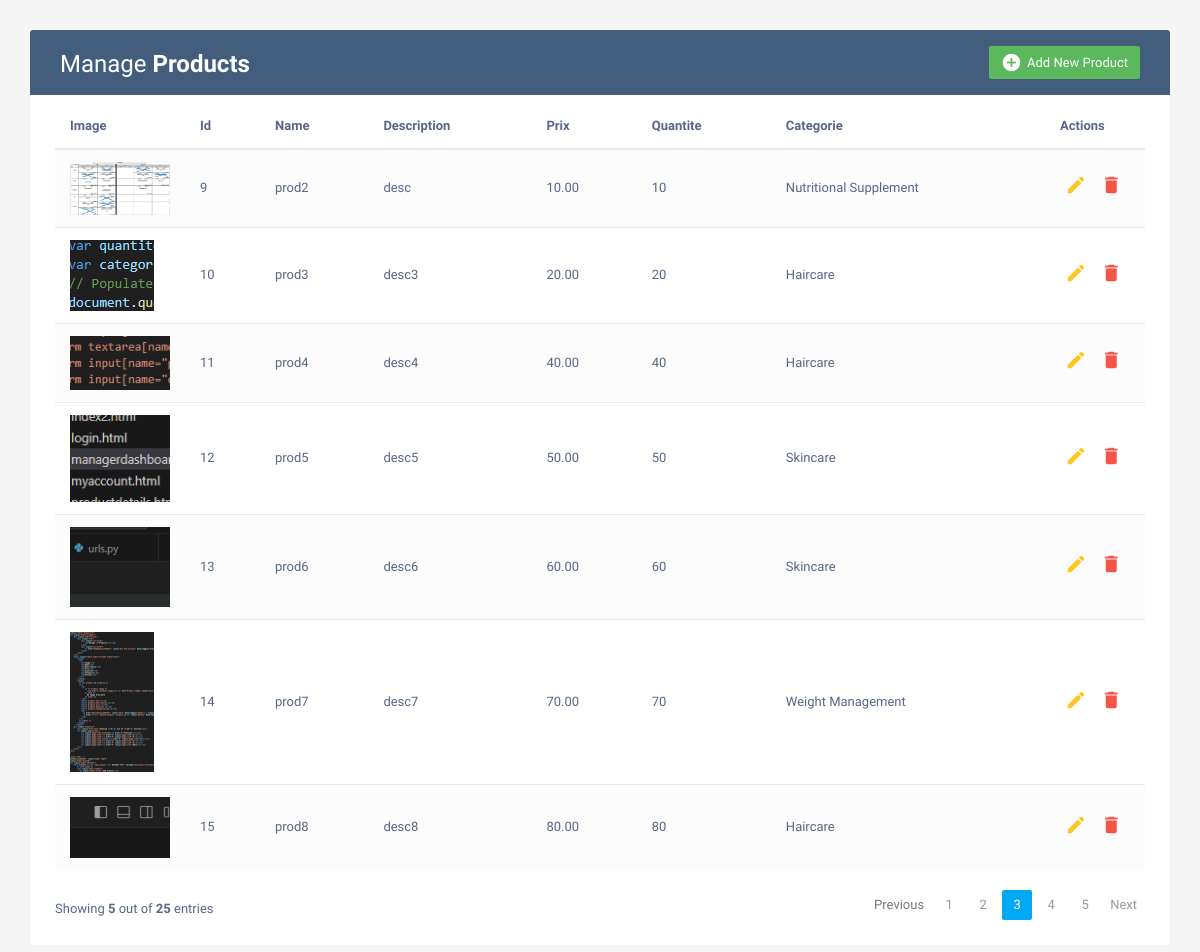
Before: /managerdashboard/ with the older database file.
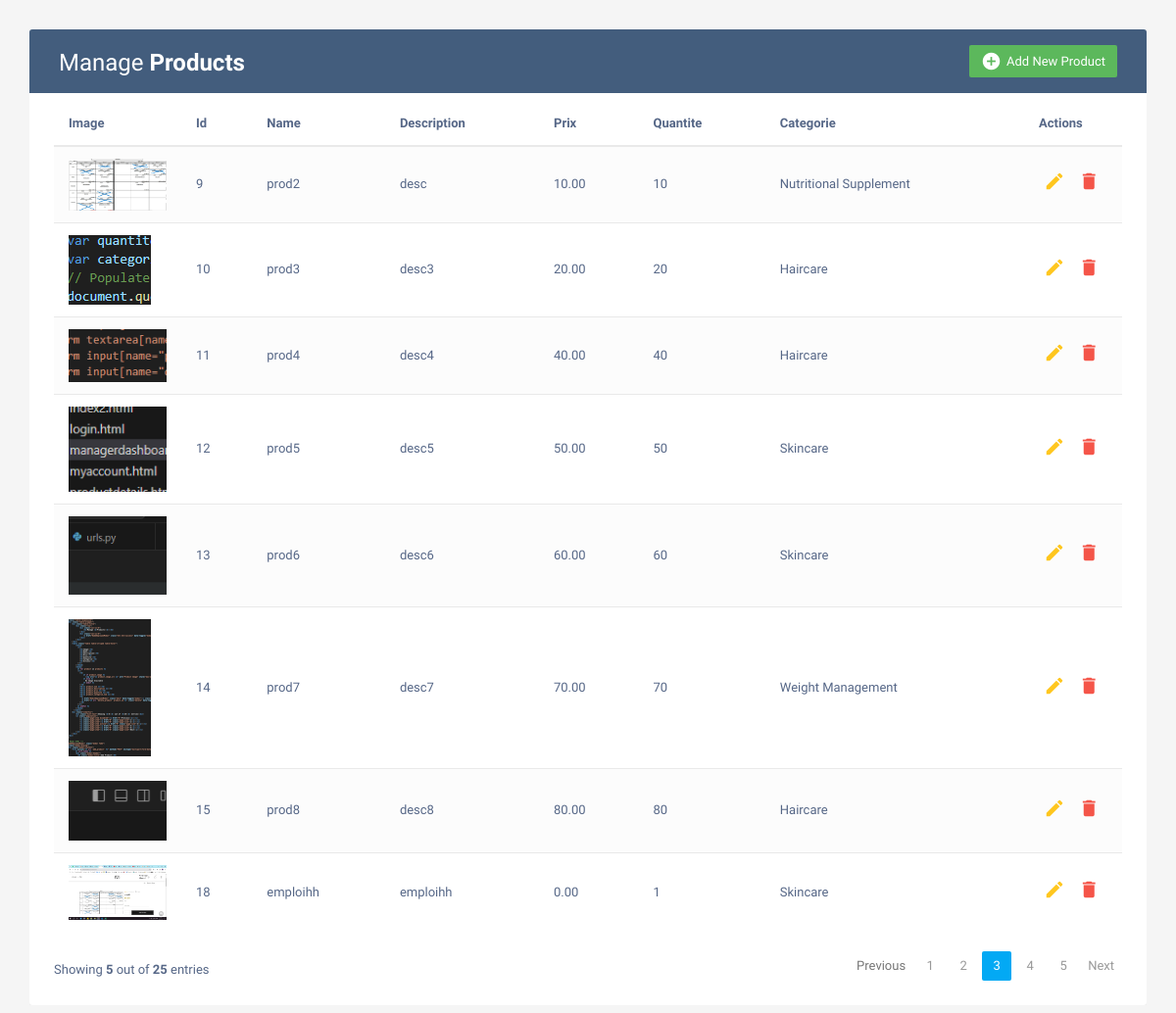
After: the same page with the newer database file.
### myapp/models.py (models this page shows)
class Product(models.Model):
    id = models.AutoField(primary_key=True)
    nom = models.CharField(max_length=255)
    description = models.TextField()
    prix = models.DecimalField(max_digits=10, decimal_places=2)
    quantite = models.IntegerField(default=0)
    image = models.ImageField(upload_to='produits/')
    categorie = models.ForeignKey('Category', on_delete=models.CASCADE)

class Category(models.Model):
    id = models.AutoField(primary_key=True)
    nom = models.CharField(max_length=255)

### parapharmacie/views.py (the view)
# urls.py: path('managerdashboard/', views.managerdashboard, name='managerdashboard'),
def managerdashboard(request):
    products = Product.objects.all()
    categories = Category.objects.all()
    return render(request, 'managerdashboard.html', {'categories': categories, 'products': products})

### parapharmacie/templates/managerdashboard.html (shortened to what this page needs)
<!DOCTYPE html>
<html lang="en">
<head>
<link rel="stylesheet" href="https://maxcdn.bootstrapcdn.com/font-awesome/4.7.0/css/font-awesome.min.css">
<link rel="stylesheet" href="https://maxcdn.bootstrapcdn.com/bootstrap/3.3.7/css/bootstrap.min.css">
</head>
<body>
    <div class="container">
		<div class="table-responsive">
			<div class="table-wrapper">
				<div class="table-title">
					<div class="row">
						<div class="col-xs-6">
							<h2>Manage <b>Products</b></h2>
						</div>
						<div class="col-xs-6">
							<a href="#addEmployeeModal" class="btn btn-success" data-toggle="modal"><i class="material-icons">&#xE147;</i> <span>Add New Product</span></a>
						</div>
					</div>
				</div>
				<table class="table table-striped table-hover">
                    <thead>
                      <tr>
                        <th>Image</th>
                        <th>Id</th>
                        <th>Name</th>
                        <th>Description</th>
                        <th>Prix</th>
                        <th>Quantite</th>
                        <th>Categorie</th>
                        <th>Actions</th>
                      </tr>
                    </thead>
                    <tbody>
                      {% for product in products %}
                      <tr>
                        <td>
                            {% if product.image %}
                              <img src="{{ product.image.url }}" alt="Product Image" style="max-width: 100px;">
                            {% else %}
                              No Image Available
                            {% endif %}
                        </td>
                        <td>{{ product.id }}</td>
                        <td>{{ product.nom }}</td>
                        <td>{{ product.description }}</td>
                        <td>{{ product.prix }}</td>
                        <td>{{ product.quantite }}</td>
                        <td>{{ product.categorie.nom }}</td>
                        <td>
                          <a href="#editEmployeeModal" class="edit" data-toggle="modal"><i class="material-icons" data-toggle="tooltip" title="Edit">&#xE254;</i></a>
						  <a href="{% url 'delete_product' product.id %}" class="delete" data-toggle="modal"><i class="material-icons" data-toggle="tooltip" title="Delete">&#xE872;</i></a>
						</td>
                      </tr>
                      {% endfor %}
                    </tbody>
                  </table>
				<div class="clearfix">
					<div class="hint-text">Showing <b>5</b> out of <b>25</b> entries</div>
					<ul class="pagination">
						<li class="page-item disabled"><a href="#">Previous</a></li>
						<li class="page-item"><a href="#" class="page-link">1</a></li>
						<li class="page-item"><a href="#" class="page-link">2</a></li>
						<li class="page-item active"><a href="#" class="page-link">3</a></li>
						<li class="page-item"><a href="#" class="page-link">4</a></li>
						<li class="page-item"><a href="#" class="page-link">5</a></li>
						<li class="page-item"><a href="#" class="page-link">Next</a></li>
					</ul>
				</div>
			</div>
		</div>
    </div>
</body>
</html>

### parapharmacie/templates/managerdashboard.html (style rules this page uses)
body { color: #566787; background: #f5f5f5; font-family: 'Varela Round', sans-serif; font-size: 13px; }
.table-responsive { margin: 30px 0; }
.table-wrapper { min-width: 1000px; background: #fff; padding: 20px 25px; border-radius: 3px; box-shadow: 0 1px 1px rgba(0,0,0,.05); }
.table-title { padding-bottom: 15px; background: #435d7d; color: #fff; padding: 16px 30px; margin: -20px -25px 10px; border-radius: 3px 3px 0 0; }
.table-title h2 { margin: 5px 0 0; font-size: 24px; }
.table-title .btn { color: #fff; float: right; font-size: 13px; border: none; min-width: 50px; border-radius: 2px; border: none; outline: none !important; margin-left: 10px; }
.table-title .btn i { float: left; font-size: 21px; margin-right: 5px; }
.table-title .btn span { float: left; margin-top: 2px; }
table.table tr th, table.table tr td { border-color: #e9e9e9; padding: 12px 15px; vertical-align: middle; }
table.table tr th:first-child { width: 60px; }
table.table tr th:last-child { width: 100px; }
table.table-striped tbody tr:nth-of-type(odd) { background-color: #fcfcfc; }
table.table td:last-child i { opacity: 0.9; font-size: 22px; margin: 0 5px; }
table.table td a { font-weight: bold; color: #566787; display: inline-block; text-decoration: none; outline: none !important; }
table.table td a.edit { color: #FFC107; }
table.table td a.delete { color: #F44336; }
table.table td i { font-size: 19px; }
.pagination { float: right; margin: 0 0 5px; }
.pagination li a { border: none; font-size: 13px; min-width: 30px; min-height: 30px; color: #999; margin: 0 2px; line-height: 30px; border-radius: 2px !important; text-align: center; padding: 0 6px; }
.pagination li.active a, .pagination li.active a.page-link { background: #03A9F4; }
.hint-text { float: left; margin-top: 10px; font-size: 13px; }

Changed rows visible on the page:
added Product: image (picture), id "18", nom "emploihh", description "emploihh", prix "0.00", quantite "1", categorie.nom "Skincare"
